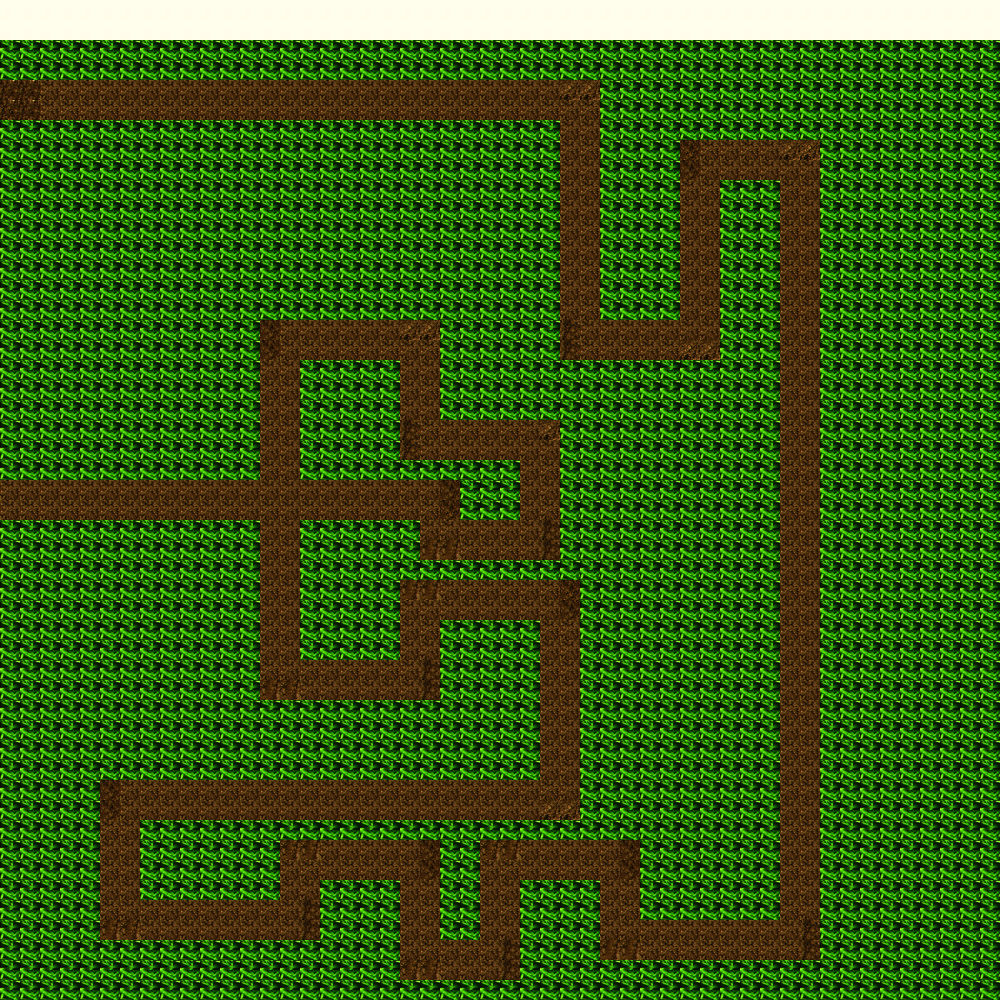

Rendered tile map (Tiled .tmx) drawn with the repository's tilesets; below, a short description and the map source with its tile grids summarised:
An orthogonal 50x50 tile map with 20x20 px tiles, 1 tile layer (Tile Layer 1), 2 tilesets.

<map version="1.0" orientation="orthogonal" renderorder="right-down" width="50" height="50" tilewidth="20" tileheight="20" nextobjectid="1">
 <tileset firstgid="1" name="green" tilewidth="20" tileheight="20" tilecount="810">
  <image source="green.jpg" width="600" height="554" />
  <tile id="332">
   <properties>
    <property name="Left" value="" />
   </properties>
  </tile>
  <tile id="333">
   <properties>
    <property name="Blocked" value="" />
   </properties>
  </tile>
  <tile id="334">
   <properties>
    <property name="End" value="" />
   </properties>
  </tile>
  <tile id="362">
   <properties>
    <property name="Up" value="" />
   </properties>
  </tile>
  <tile id="392">
   <properties>
    <property name="Down" value="" />
   </properties>
  </tile>
  <tile id="422">
   <properties>
    <property name="Right" value="" />
   </properties>
  </tile>
 </tileset>
 <tileset firstgid="811" name="idk" tilewidth="20" tileheight="20" tilecount="117">
  <image source="images.jpg" width="271" height="186" />
 </tileset>
 <layer name="Tile Layer 1" width="50" height="50">
  <data>[2500 cells, 2500 non-empty, 8 distinct tile ids]</data>
 </layer>
</map>
